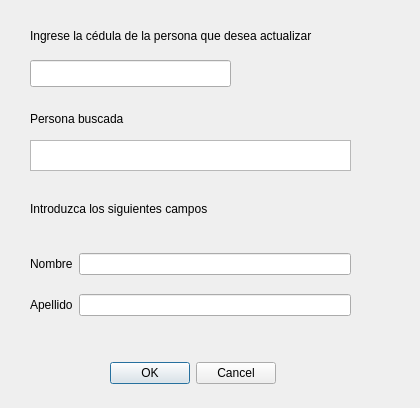
<?xml version="1.0" encoding="UTF-8"?>
<ui version="4.0">
 <class>Form</class>
 <widget class="QWidget" name="Form">
  <property name="geometry">
   <rect>
    <x>0</x>
    <y>0</y>
    <width>420</width>
    <height>408</height>
   </rect>
  </property>
  <property name="windowTitle">
   <string>Form</string>
  </property>
  <widget class="QLabel" name="label">
   <property name="geometry">
    <rect>
     <x>30</x>
     <y>20</y>
     <width>371</width>
     <height>31</height>
    </rect>
   </property>
   <property name="text">
    <string>Ingrese la cédula de la persona que desea actualizar</string>
   </property>
  </widget>
  <widget class="QLineEdit" name="lineEdit">
   <property name="geometry">
    <rect>
     <x>30</x>
     <y>60</y>
     <width>201</width>
     <height>27</height>
    </rect>
   </property>
  </widget>
  <widget class="QLabel" name="label_2">
   <property name="geometry">
    <rect>
     <x>30</x>
     <y>110</y>
     <width>161</width>
     <height>17</height>
    </rect>
   </property>
   <property name="text">
    <string>Persona buscada</string>
   </property>
  </widget>
  <widget class="QTextBrowser" name="textBrowser">
   <property name="geometry">
    <rect>
     <x>30</x>
     <y>140</y>
     <width>321</width>
     <height>31</height>
    </rect>
   </property>
  </widget>
  <widget class="QLabel" name="label_5">
   <property name="geometry">
    <rect>
     <x>30</x>
     <y>200</y>
     <width>241</width>
     <height>17</height>
    </rect>
   </property>
   <property name="text">
    <string>Introduzca los siguientes campos</string>
   </property>
  </widget>
  <widget class="QDialogButtonBox" name="buttonBox">
   <property name="geometry">
    <rect>
     <x>100</x>
     <y>360</y>
     <width>176</width>
     <height>27</height>
    </rect>
   </property>
   <property name="standardButtons">
    <set>QDialogButtonBox::Cancel|QDialogButtonBox::Ok</set>
   </property>
  </widget>
  <widget class="QWidget" name="">
   <property name="geometry">
    <rect>
     <x>30</x>
     <y>240</y>
     <width>321</width>
     <height>91</height>
    </rect>
   </property>
   <layout class="QGridLayout" name="gridLayout">
    <item row="1" column="0">
     <widget class="QLabel" name="label_4">
      <property name="text">
       <string>Apellido</string>
      </property>
     </widget>
    </item>
    <item row="0" column="1">
     <widget class="QLineEdit" name="lineEdit_2"/>
    </item>
    <item row="1" column="1">
     <widget class="QLineEdit" name="lineEdit_3"/>
    </item>
    <item row="0" column="0">
     <widget class="QLabel" name="label_3">
      <property name="text">
       <string>Nombre</string>
      </property>
     </widget>
    </item>
   </layout>
  </widget>
 </widget>
 <resources/>
 <connections/>
</ui>
